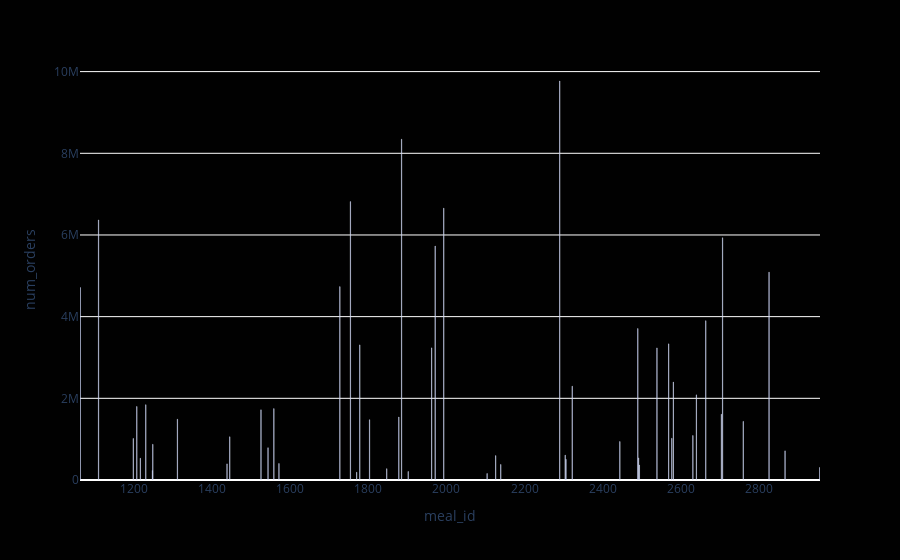

Write notebook code for a chart like this one.
### Code cell
meal_id = df.groupby(['meal_id'])['num_orders'].sum()
meal_id = pd.DataFrame(meal_id)
meal_id=meal_id.reset_index()
import plotly.express as px
fig = px.bar(meal_id, x="meal_id", y="num_orders")
fig.update_layout({
'plot_bgcolor': 'rgba(1, 1, 1, 1)',
'paper_bgcolor': 'rgba(1, 1, 1, 1)',
})

fig.show()

### Figure 1 — Plotly figure (JSON) as saved in the notebook; plotly's stock layout.template omitted (floating-point values rounded to 4 significant figures)
{"data": [{"alignmentgroup": "True", "hovertemplate": "meal_id=%{x}<br>num_orders=%{y}<extra></extra>", "legendgroup": "", "marker": {"color": "#636efa", "pattern": {"shape": ""}}, "name": "", "offsetgroup": "", "orientation": "v", "showlegend": false, "textposition": "auto", "type": "bar", "x": [1062, 1109, 1198, 1207, 1216, 1230, 1247, 1248, 1311, 1438, 1445, 1525, 1543, 1558, 1571, 1727, 1754, 1770, 1778, 1803, 1847, 1878, 1885, 1902, 1962, 1971, 1993, 2104, 2126, 2139, 2290, 2304, 2306, 2322, 2444, 2490, 2492, 2494, 2539, 2569, 2577, 2581, 2631, 2640, 2664, 2704, 2707, 2760, 2826, 2867, 2956], "xaxis": "x", "y": [4712795, 6367773, 1018280, 1800856, 533564, 1843969, 231897, 874750, 1489681, 395084, 1059221, 1719378, 791037, 1748940, 404932, 4735987, 6818059, 190709, 3308383, 1477018, 277635, 1542027, 8346246, 209242, 3235780, 5728620, 6656856, 159957, 597580, 380997, 9770303, 609378, 506600, 2298221, 942568, 3709125, 540339, 366927, 3234528, 3334399, 1021735, 2399000, 1090132, 2085360, 3900812, 1610896, 5932792, 1436019, 5090103, 713925, 307070], "yaxis": "y"}], "layout": {"barmode": "relative", "legend": {"tracegroupgap": 0}, "margin": {"t": 60}, "paper_bgcolor": "rgba(1, 1, 1, 1)", "plot_bgcolor": "rgba(1, 1, 1, 1)", "xaxis": {"anchor": "y", "domain": [0, 1], "title": {"text": "meal_id"}}, "yaxis": {"anchor": "x", "domain": [0, 1], "title": {"text": "num_orders"}}}}
